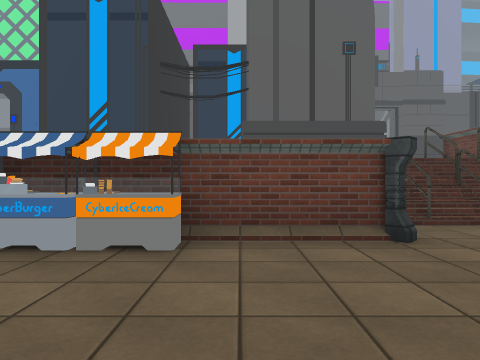
view 1 (above)

17 first-person views from a walk through a 3-D level made in the Unity game engine. The camera is 1.2 m above the floor, looks level and sees 70° across. The floor is counted in squares, 2 m on a side. Each view is taken from the middle of a square. On the plan, view 1 faces up. The plan holds only what a view shows up to about 10 squares ahead; the rest is blank. The place goes on beyond the plan. The player is left out. Door leaves are left out, so doorways stand open. Some surface patterns are stand-ins.

view 2
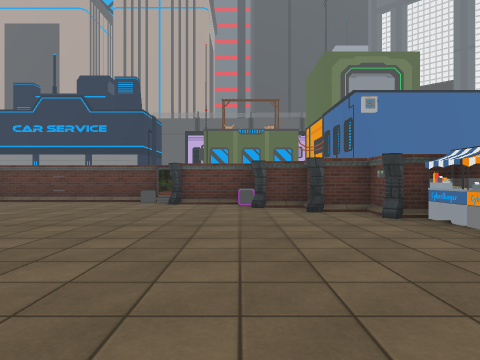

view 3
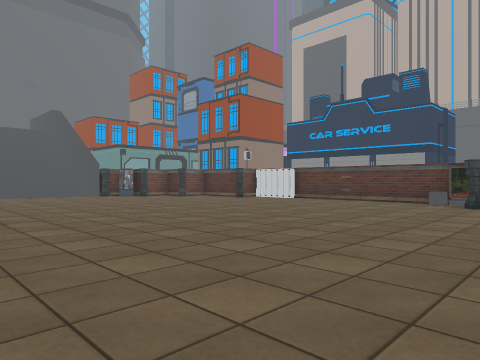

view 4
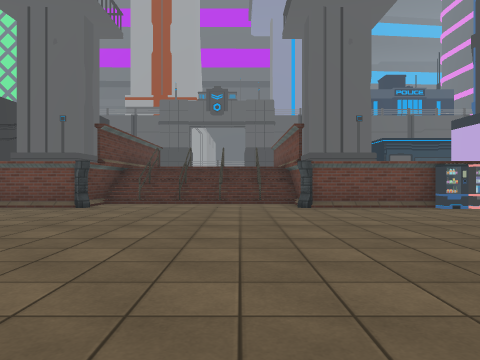

view 5
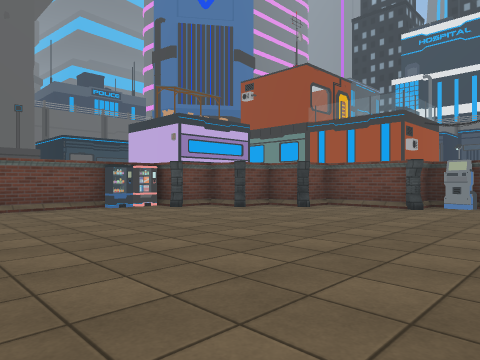

view 6
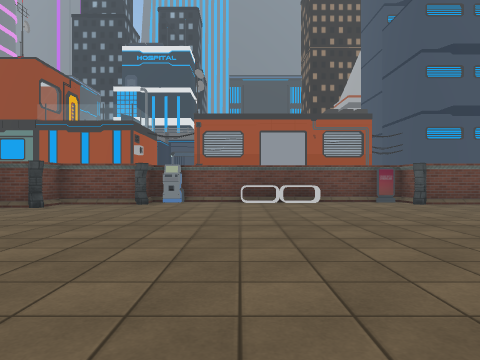

view 7
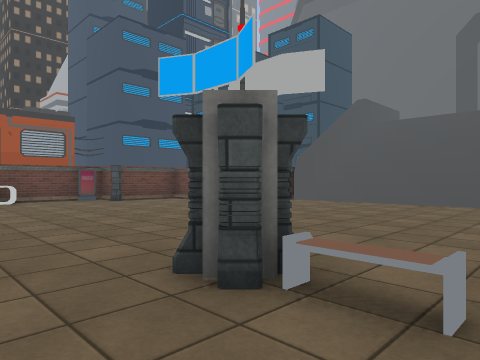

view 8
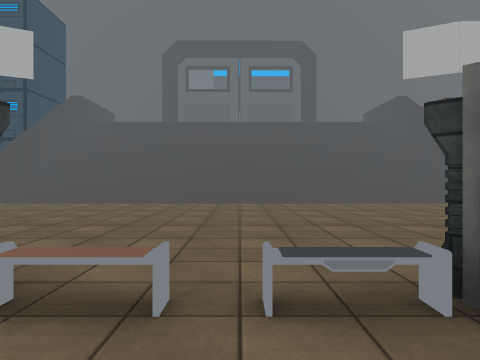

view 9
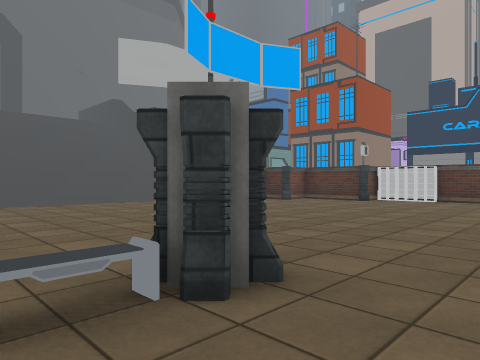

view 10
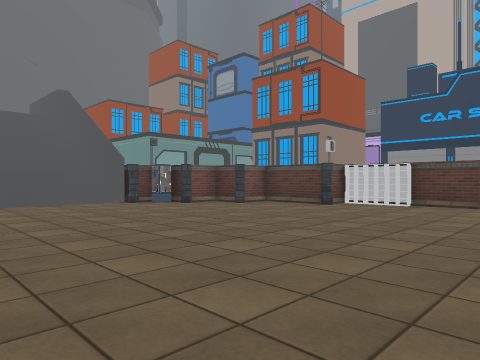

view 11
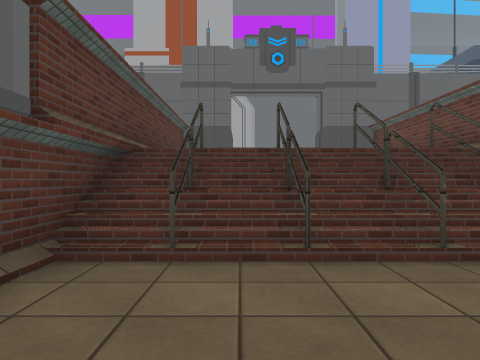

view 12
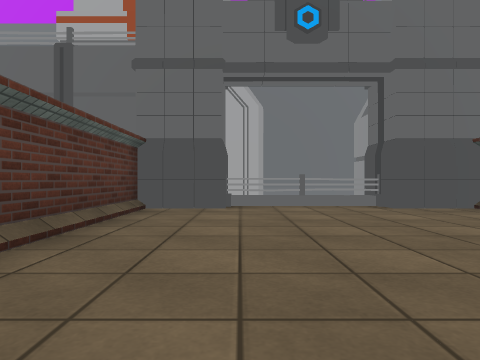

view 13
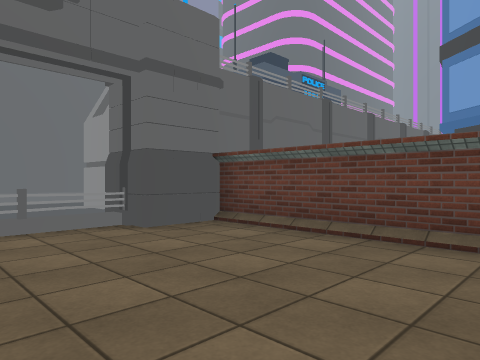

view 14
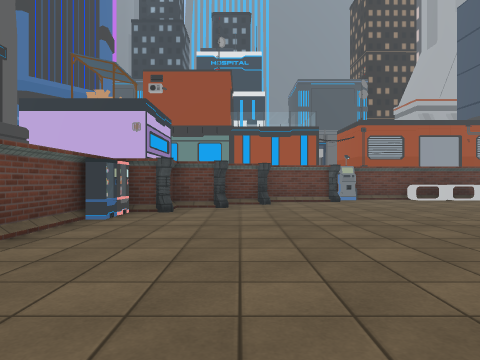

view 15
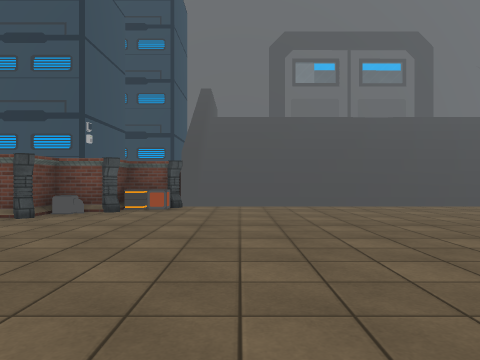

view 16
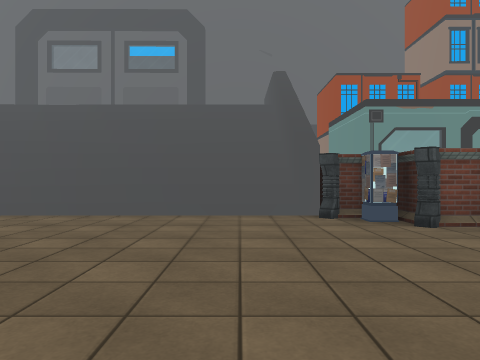

view 17
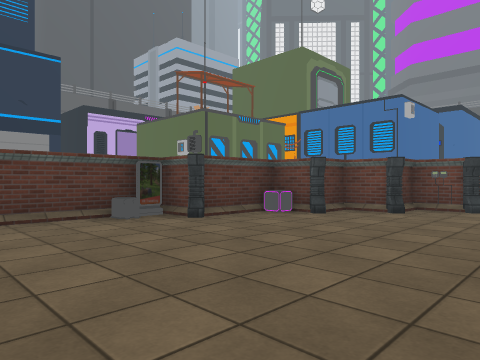

### Floor plan
Key: @ floor where view 1 was taken; # wall or solid block; . main floor; : floor 0.5 m higher than the main floor; + floor 1.5 m higher than the main floor; * floor 2 m higher than the main floor; / step, stairs or slope; D open door; = window, fence, low wall or low ledge; ^ raised ledge; v drop or lower ground; O other object.
Columns run from 9 left of view 1 to 16 right of it. Each row starts with its distance up from view 1.
 13          OO O
 12            #DDD#
 11           ##DDD##v
 10           #*****#
  9           #*****#
  8    OOOO  O#*****#       OO
  7         O #*****# O     OO
  6         O  O/OOO  OOO
  5      O   O O/OOO    O
  4      O   ##.....##  O
  3      O#OO..O...O..OO OOO
  2     OO.O...........O.# O
  1    O#.O.............O.#O
  0    OOO...@...........O.O
 -1  OOO...................OOO
 -2    OO.................OO
 -3  O#.....................#
 -4  O#....................O
 -5   #........OO.OO.......OD
 -6  O#.........OOO O......O
 -7  O #........O...........#
 -8 OO #O.................O##
 -9   OO................... O
-10    O.O...............O.
-11    O#.O.............OO#
-12      #OO...........OO#OO
-13      ###//:://://==# O
-14       ##//////////+# O
-15   ######^^^^^^^^^^^#
-16        #####

Positions as (right, up) in squares from view 1, and headings:
1: (0, 0), facing up
2: (3, 0), facing left
3: (3, 0), facing down-left
4: (5, -4), facing up
5: (6, -4), facing up-right
6: (5, -4), facing right
7: (4, -4), facing down-right
8: (4, -4), facing down
9: (4, -4), facing down-left
10: (2, -4), facing down-left
11: (3, 2), facing up
12: (3, 6), facing up
13: (3, 7), facing up-right
14: (4, 1), facing right
15: (9, -5), facing down
16: (-1, -7), facing down
17: (-1, -5), facing up-left
